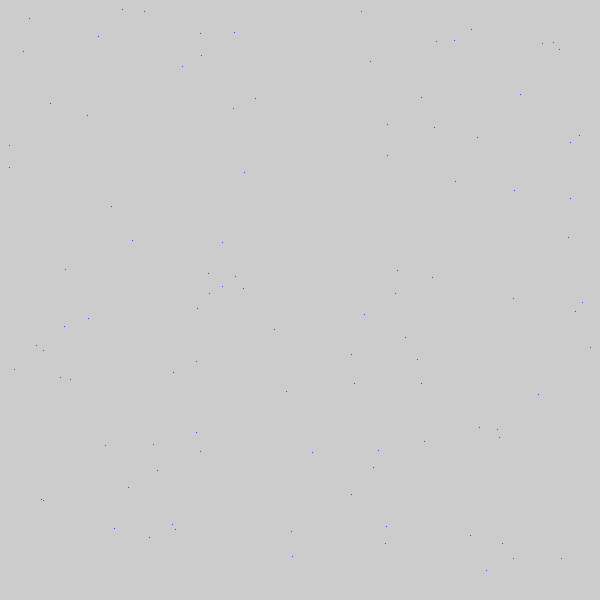
Frame 1 (no input)
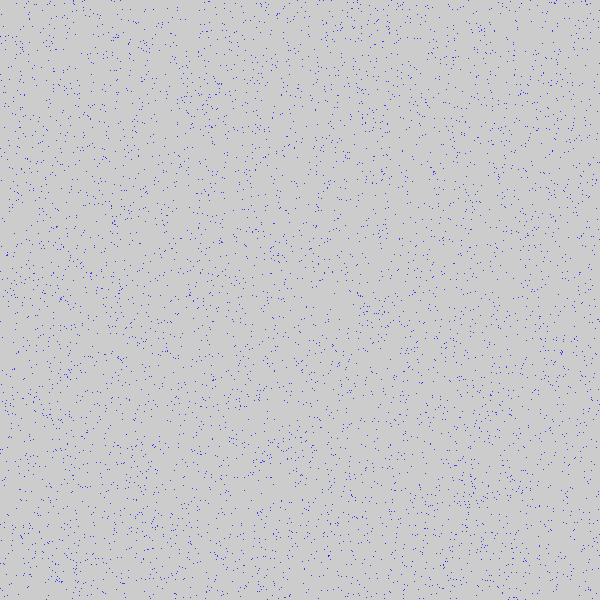
Frame 60 (the mouse pressed at the canvas centre just before this capture)
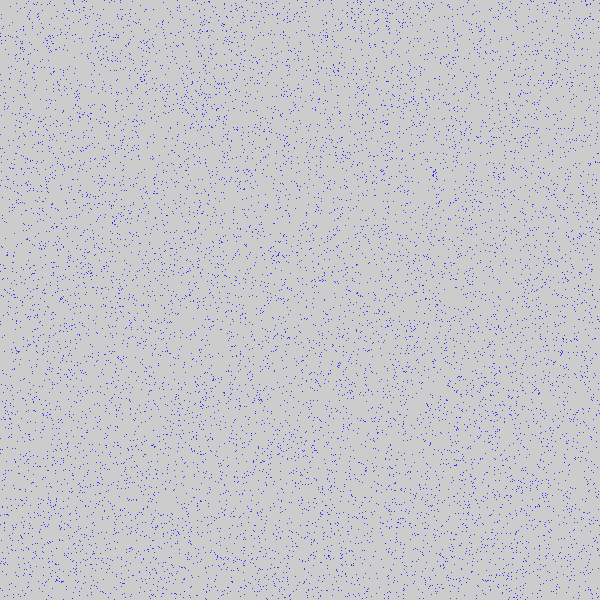
Frame 120 (the mouse held since frame 60 and released just before this capture)

The Processing sketch that drew these frames (run headless with seeded random() and noise(); from frame 60 on, the mouse is pressed at the canvas centre):

// Processing sketch: sample_02_random_2
// ── sample_02_random_2.pde
void setup(){
  size(600, 600);
  stroke(0, 0, 255);
}

void draw(){
  int i = 0;
  while(i < 100){
    float x = random(width);
    float y = random(height);
    point(x, y);
    i++;
  }
}
